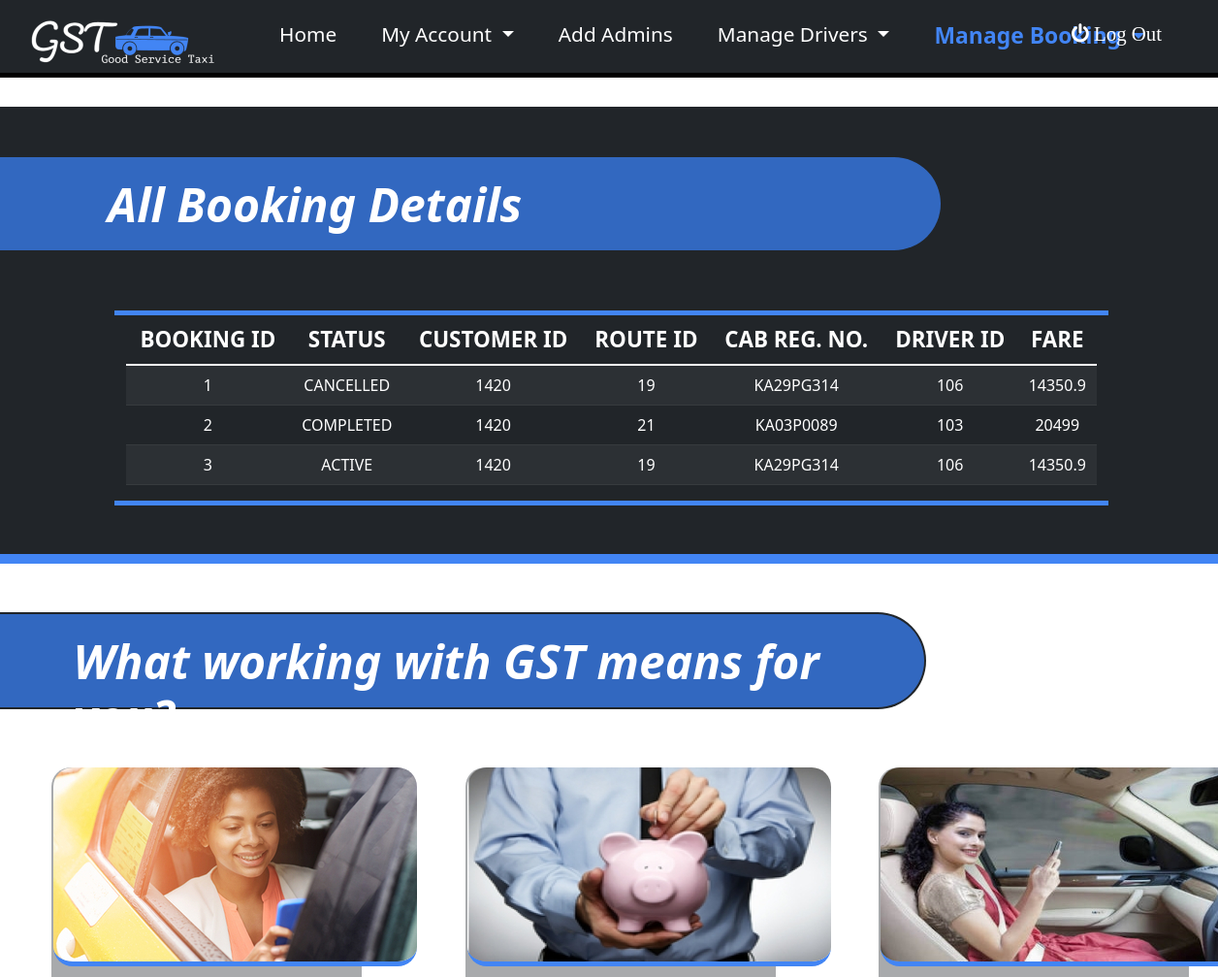
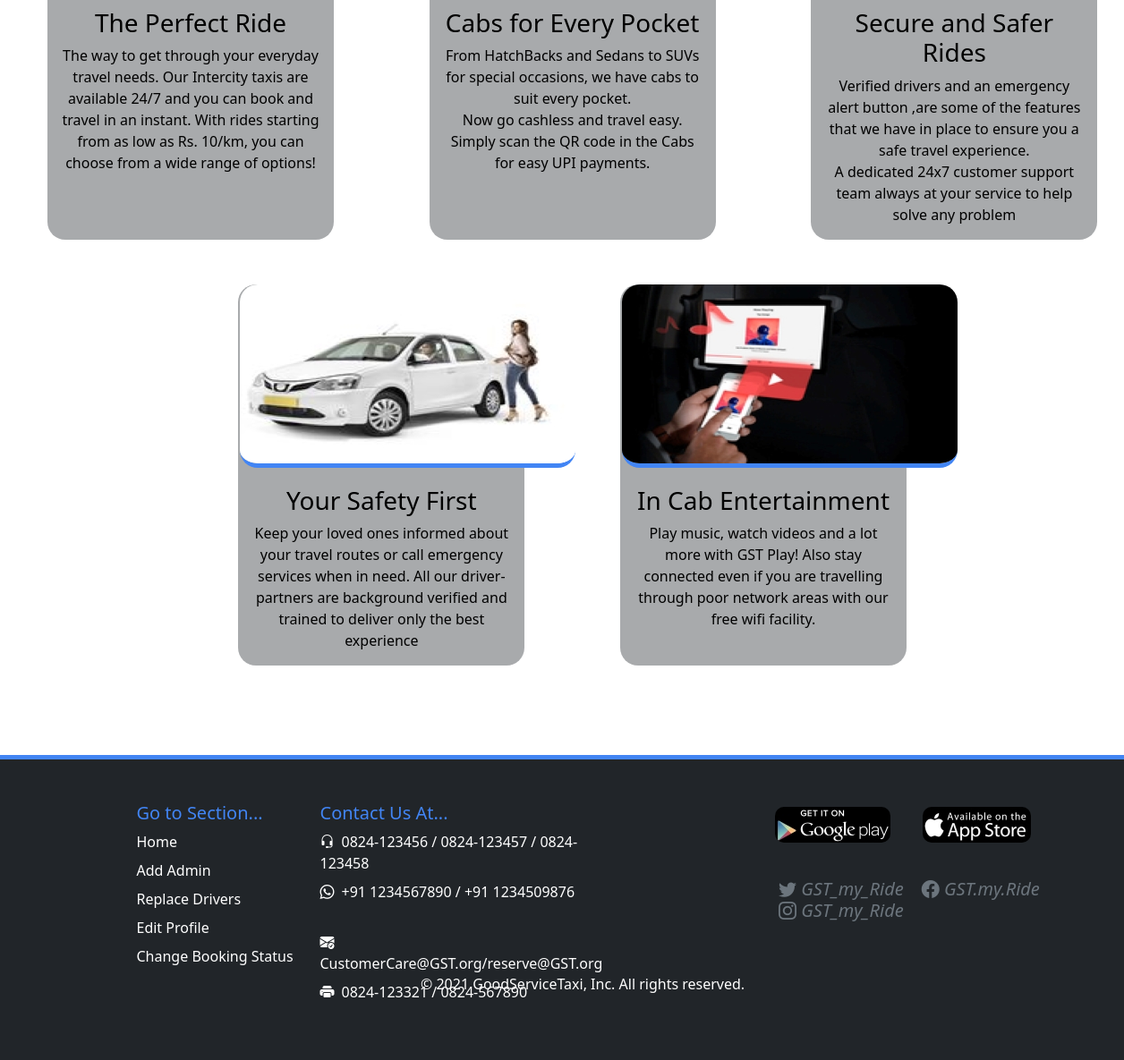
Page /ViewAll on the committed database (2 pictures, top to bottom).
### tables this page shows
CREATE TABLE Booking(
booking_id INTEGER PRIMARY KEY AUTOINCREMENT,
customer_id REFERENCES customer(customer_id),
route_id REFERENCES route(route_id),
reg_no REFERENCES Cab(reg_no),
driver_id REFERENCES CAB(driver_id),
total_fare number(10,2) not null,
status varchar2(20) default 'ACTIVE' not null);

### app.py (the view)
@app.route('/ViewAll',methods=("GET","POST"))
def ViewAll():
    con = sqlite3.connect("DBMS.db")
    cur = con.cursor()
    query = "SELECT * FROM BOOKING ORDER BY CUSTOMER_ID"
    cur.execute(query)
    rows = cur.fetchall()
    if len(rows)==0:
        flash("No Bookings Founds !!!")
        return render_template('Adminindex.html',userid=userid,adminid=adminid)
    con.close()
    return render_template('ViewAll.html',adminid=adminid,rows=rows)

### templates/ViewAll.html (shortened to what this page needs)
{% extends "AdminBase.html" %}
{% block content %}
<div class="row" id="mainContainer">
  <h1 class="title2">All Booking Details</h1>
  <div id="table" class="col-10 offset-1"  >
    <table class="table table-dark table-striped">
        <thead>
            <tr>
              <th scope="col">BOOKING ID</th>
              <th scope="col">STATUS</th>
              <th scope="col">CUSTOMER ID</th>
              <th scope="col">ROUTE ID</th>
              <th scope="col">CAB REG. NO.</th>
              <th scope="col">DRIVER ID</th>
              <th scope="col">FARE</th>
            </tr>
        </thead>
        <tbody>
            {% for rowdata in rows %}
            <tr>
              <td>{{rowdata[0]}}</td>
              <td>{{rowdata[6]}}</td>
              <td>{{rowdata[1]}}</td>
              <td>{{rowdata[2]}}</td>
              <td>{{rowdata[3]}}</td>
              <td>{{rowdata[4]}}</td>
              <td>{{rowdata[5]}}</td>
            </tr>
            {% endfor %}
        </tbody>
    </table>
  </div>
</div>
{% endblock %}

### templates/ViewAll.html (style rules this page uses)
#mainContainer { background-color: #212529;margin-top: 30px; color: white;padding-left: 50px; border-bottom: 10px #4285F4 solid; }
.title2 { color: white;font-weight: 700;margin-left: -50px;background-color: #4285F4;padding-top: 20px; padding-left: 20%;border-top-right-radius: 50px;border-bottom-right-radius: 50px; width: 80%;height: 100px; border: 2px #212529 solid; border-left: 0px;margin-bottom: 60px;margin-top: 50px; font-size: 3em;font-style: italic; }
#table { margin-top: 0px; margin-bottom: 50px; margin-left: 80px; border-top: 5px #4285F4 solid; border-bottom: 5px #4285F4 solid; }
th { font-size: 1.4em;text-align: center; }
tr { text-align: center; }

### templates/AdminBase.html (style rules this page uses)
.title2 { color: white;font-weight: 700;margin-left: -50px;background-color: #3268c0;padding-top: 20px; padding-left: 10%;border-top-right-radius: 50px;border-bottom-right-radius: 50px; width: 80%;height: 100px; border: 2px #212529 solid; border-left: 0px;margin-bottom: 60px;margin-top: 50px; font-size: 3em;font-style: italic; }

### rows in the picture
Booking: booking_id "1", status "CANCELLED", customer "1420", route "19", reg_no "KA29PG314", driver "106", total_fare "14350.9"
Booking: booking_id "2", status "COMPLETED", customer "1420", route "21", reg_no "KA03P0089", driver "103", total_fare "20499"
Booking: booking_id "3", status "ACTIVE", customer "1420", route "19", reg_no "KA29PG314", driver "106", total_fare "14350.9"
